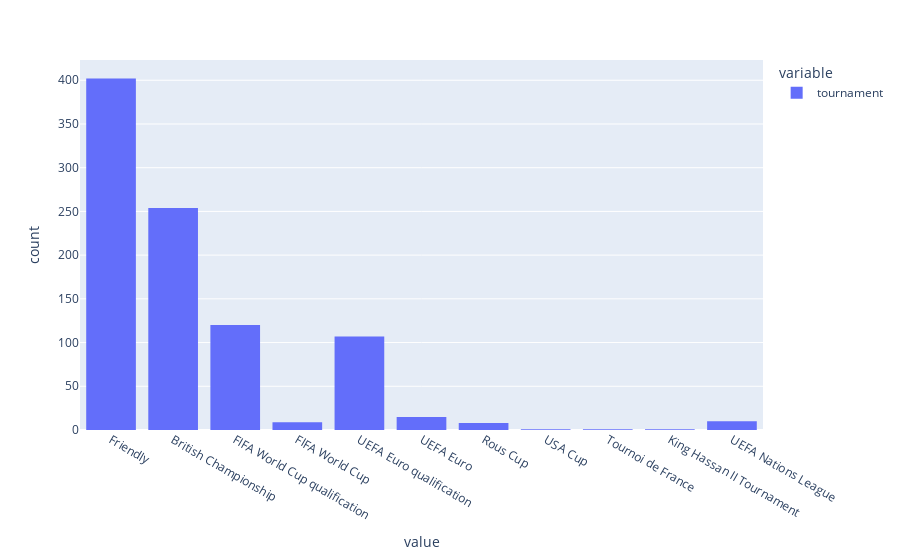

Notebook cell for this chart:
### Code cell
px.histogram(eng_df['tournament'], nbins = 10)

### Figure 1 — Plotly figure (JSON) as saved in the notebook; plotly's stock layout.template omitted (floating-point values rounded to 4 significant figures; data arrays with more than 128 entries replaced by an {"elided": "..."} marker saying what was removed)
{"data": [{"alignmentgroup": "True", "bingroup": "x", "hovertemplate": "variable=tournament<br>value=%{x}<br>count=%{y}<extra></extra>", "legendgroup": "tournament", "marker": {"color": "#636efa", "pattern": {"shape": ""}}, "name": "tournament", "nbinsx": 10, "offsetgroup": "tournament", "orientation": "v", "showlegend": true, "type": "histogram", "x": {"elided": "928 str values"}, "xaxis": "x", "yaxis": "y"}], "layout": {"barmode": "relative", "legend": {"title": {"text": "variable"}, "tracegroupgap": 0}, "margin": {"t": 60}, "xaxis": {"anchor": "y", "domain": [0, 1], "title": {"text": "value"}}, "yaxis": {"anchor": "x", "domain": [0, 1], "title": {"text": "count"}}}}
